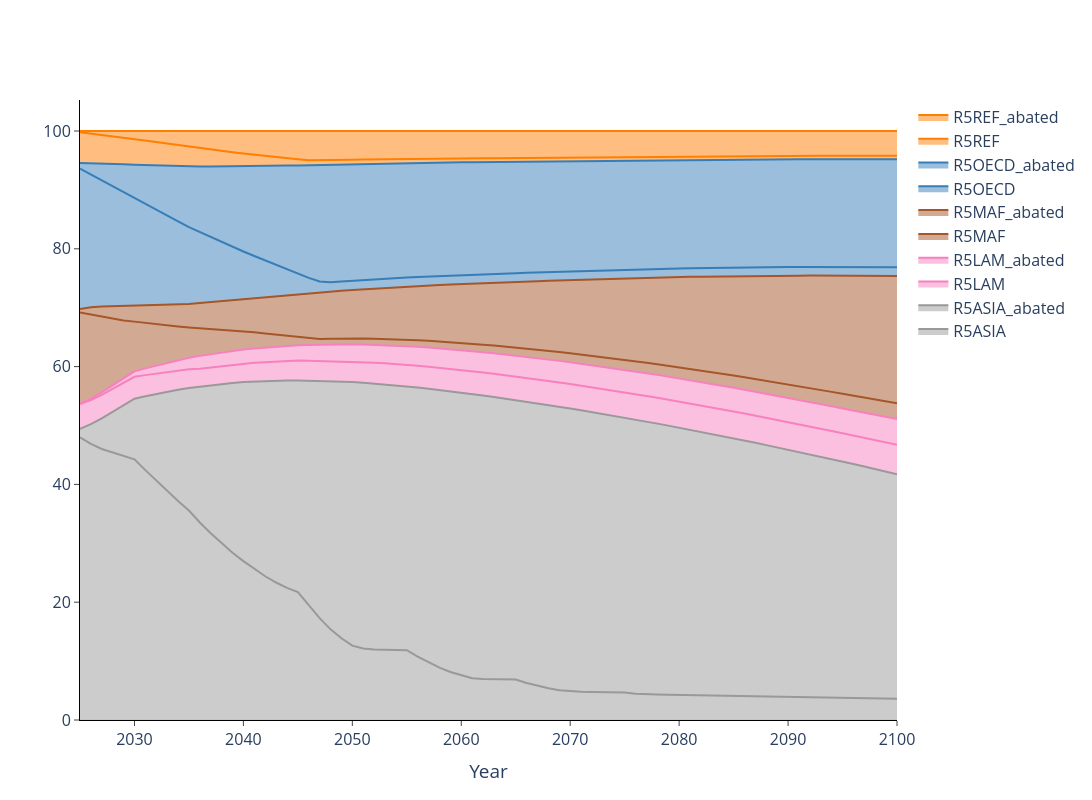

Source (notebook cell):
### Code cell
# Example usage
# from src.util.visualizer import plot_stacked_area_chart
import json
import plotly.express as px
from justice.util.data_loader import DataLoader
from justice.util.model_time import TimeHorizon
import numpy as np
import pandas as pd
import pickle
from justice.util.regional_configuration import (
    justice_region_aggregator,
)
from justice.util.visualizer import plot_stacked_area_chart_with_baseline_emissions
import os




region_dict = json.load(open('data/input/R5_regions.json'))

fig, prior_data, abated_emissions = plot_stacked_area_chart_with_baseline_emissions(
    variable_name="emissions",
    filetype=".npy",
    path_to_data="data/temporary/MOMA_DATA/200k",
    baseline_emissions_path="data/temporary/MOMA_DATA/200k/baseline_emissions_16.npy",
    #NOTE Change these
    input_data= ["UTILITARIAN"],#, "Prioritarian_idx196"],
    output_titles=["Utilitarian"],#, "Prioritarian"], 
    
    scenario_list=['SSP245'], 
    title=" ",
    xaxis_label="Year" ,
    yaxis_label= "", #"Trillion USD (2005 PPP)",
    height=800,
    width=1400,
    visualization_start_year=2025,
    visualization_end_year=2100,
    plot_title=" ",
    groupnorm= 'percent', #'percent',
    # colour_palette=px.colors.qualitative.Set1_r,
    colour_palette = [
        
        'rgb(153,153,153, 0.2)', 'rgb(153,153,153)',  # Grey
        'rgb(247,129,191, 0.2)', 'rgb(247,129,191)', 
        'rgb(166,86,40, 0.2)', 'rgb(166,86,40)', 
        'rgb(55,126,184, 0.2)', 'rgb(55,126,184)', 
        'rgb(255,127,0, 0.2)', 'rgb(255,127,0)'

                      
                      ],
   
    region_dict=region_dict,

    saving=False,
    yaxis_lower_limit=0,
    yaxis_upper_limit=100, #190 damages # 25 abatecost
    # TODO: Need to convert to RICE50_Region_Names with this list
    # Reversed Order
    regional_order = [
        "R5ASIA",
        "R5ASIA_abated",
        "R5LAM",
        "R5LAM_abated",
        "R5MAF",
        "R5MAF_abated",
        "R5OECD",
        "R5OECD_abated",
        "R5REF",
        "R5REF_abated",

    ],
)

fig.show()

# ['Rest of the World', 'Europe', 'Latin America',  'Africa', 'Gulf Countries', 'China', 'India', 'United States']
